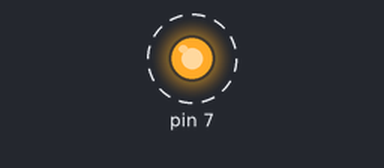
Bench run of a program on a simulated Raspberry Pi (header pin numbers). Shown: output pins drawn as LEDs (lit = HIGH). Dashed ring = blinking. At 100.0 s the program stops and its outputs stay as they are.

Above: at 0.5 s.
Timing chart, 0 to 4.6 s (numbered marks = the images above):
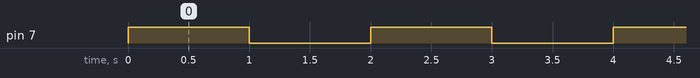

Measured:
- by itself, pin 7: alternates HIGH for 1.0 s and LOW for 1.0 s, 100 changes in all, then stays LOW

The program:

led_blink.py
```python
#!/usr/bin/env python

import RPi.GPIO as GPIO
import time

GPIO.setwarnings(True)
GPIO.setmode(GPIO.BOARD)
GPIO.setup(7,GPIO.OUT)

for i in range(50):
    GPIO.output(7,True)
    time.sleep(1)
    GPIO.output(7, False)
    time.sleep(1)

GPIO.cleanup()
```
